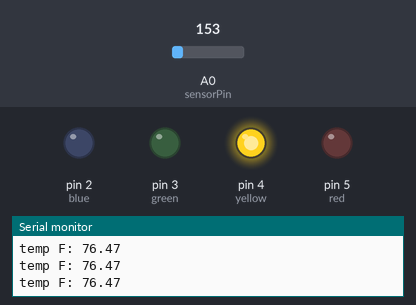
This sketch was run on a simulated Arduino Uno, built with avr-gcc and run on an emulated ATmega328P. On the bench: output pins drawn as LEDs (lit = HIGH), the last lines printed to the serial monitor. Inputs (shaded band) come from the test bench; at power-on: A0 (sensorPin) = 153.

Above: at 1.3 s.
1.4 s: A0 (sensorPin) set to 165
At 2.3 s:
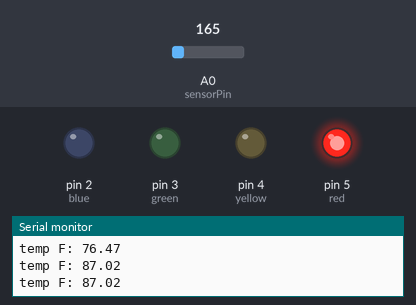
3.0 s: A0 (sensorPin) set to 133
At 3.5 s:
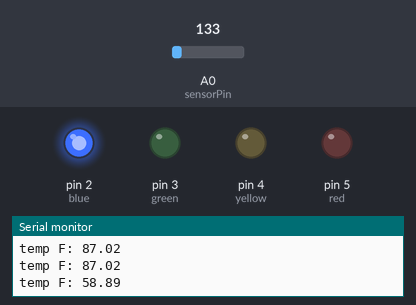
4.5 s: A0 (sensorPin) set to 175
At 4.8 s:
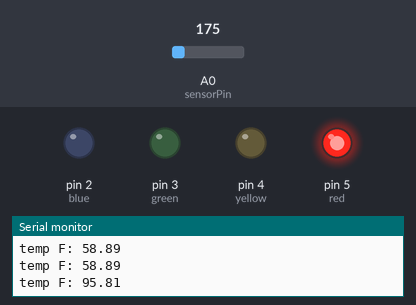
6.0 s: A0 (sensorPin) set to 114
At 7.2 s:
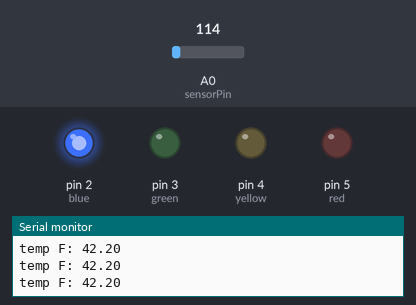
Timing chart, 0 to 8.5 s (numbered marks = the images above; inputs shaded):
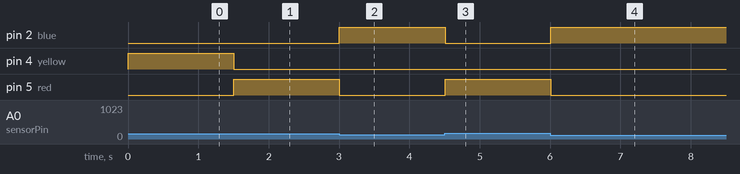

The sketch:

officeTemp.ino
```cpp
/*
  OfficeTemp:
  Is Evan's Office Too Hot?
  evanwill 2016, https://github.com/evanwill/arduinoTeaching

  uses a temp sensor and some LEDs to indicate if my office is getting TOO hot (which it usually is)

  based on:
      Arduino Starter Kit, Project 3  - Love-O-Meter

  Parts required:
  UNO
  breadboard
  1 TMP36 temperature sensor (use wire to connect center leg to UNO pin A0; connect + and - legs to rails)
  4 LEDs: blue, green, orange, red (use wire to connect long leg to UNO pins 2,3,4,5)
  4 220 ohm resistors (use to connect short leg of LEDs to GND)

 */

// set the pin the temp sensor is connected to
const int sensorPin = A0;

// set pins for LED colors
const int blue = 2;
const int green = 3;
const int yellow = 4;
const int red = 5;

// set temp threshholds in F
// < cold = blue on
const float cold = 66.0;
// > cold & < warm = green on
const float warm = 72.0;
// > warm & < hot = yellow on
const float hot = 78.0;
// > hot = red on

void setup() {
  // open a serial connection
  // so you can display temps if desired
  Serial.begin(9600);
  // set the LED pins as outputs
  // and set to LOW
  pinMode(blue, OUTPUT);
  digitalWrite(blue, LOW);
  pinMode(green, OUTPUT);
  digitalWrite(green, LOW);
  pinMode(yellow, OUTPUT);
  digitalWrite(yellow, LOW);
  pinMode(red, OUTPUT);
  digitalWrite(red, LOW);
}

void loop() {
  // read the value on AnalogIn pin 0
  // and store it in a variable
  int sensorVal = analogRead(sensorPin);

  // temp is calculated by:
  // 1. convert the ADC sensor reading to voltage:
  //    float voltage = (sensorVal / 1024.0) * 5.0;
  // 2. convert voltage to C degrees based on components datasheet
  //    sensor changes 10 mV per degree, minus 500mV offset
  //    float temperatureC = (voltage - .5) * 100;
  // 3. convert C to F degrees
  //    float temperatureF = temperatureC * 1.8 + 32;
  // combined as one calculation:
  float tempF = ((sensorVal / 1024.0) * 5.0 - .5) * 180 + 32;
  // print the Temp reading to the serial console
  Serial.print("temp F: ");
  Serial.println(tempF);

  // turn on LEDs for different temp thresholds
  // cold:
  if (tempF < cold) {
    digitalWrite(blue, HIGH);
    digitalWrite(green, LOW);
    digitalWrite(yellow, LOW);
    digitalWrite(red, LOW);
  }
  // warm:
  else if (tempF >= cold && tempF < warm) {
    digitalWrite(blue, LOW);
    digitalWrite(green, HIGH);
    digitalWrite(yellow, LOW);
    digitalWrite(red, LOW);
  }
  // hot:
  else if (tempF >= warm && tempF < hot) {
    digitalWrite(blue, LOW);
    digitalWrite(green, LOW);
    digitalWrite(yellow, HIGH);
    digitalWrite(red, LOW);
  }
  // too hot:
  else if (tempF >= hot) {
    digitalWrite(blue, LOW);
    digitalWrite(green, LOW);
    digitalWrite(yellow, LOW);
    digitalWrite(red, HIGH);
  }
  // wait before next reading
  // it doesn't need to constantly update
  delay(500);
}
```

Measured:
- the behaviour switches between 154 and 155 on A0 (sensorPin) (found by bisection; images 0 and 1)
- after the input at 1.4 s, pin 4 (yellow): HIGH → LOW after 0.10 s; pin 5 (red): LOW → HIGH after 0.10 s
- after the input at 3.0 s, pin 2 (blue): LOW → HIGH at once; pin 5 (red): HIGH → LOW at once
- after the input at 4.5 s, pin 2 (blue): HIGH → LOW at once; pin 5 (red): LOW → HIGH at once
- after the input at 6.0 s, pin 2 (blue): LOW → HIGH at once; pin 5 (red): HIGH → LOW at once
